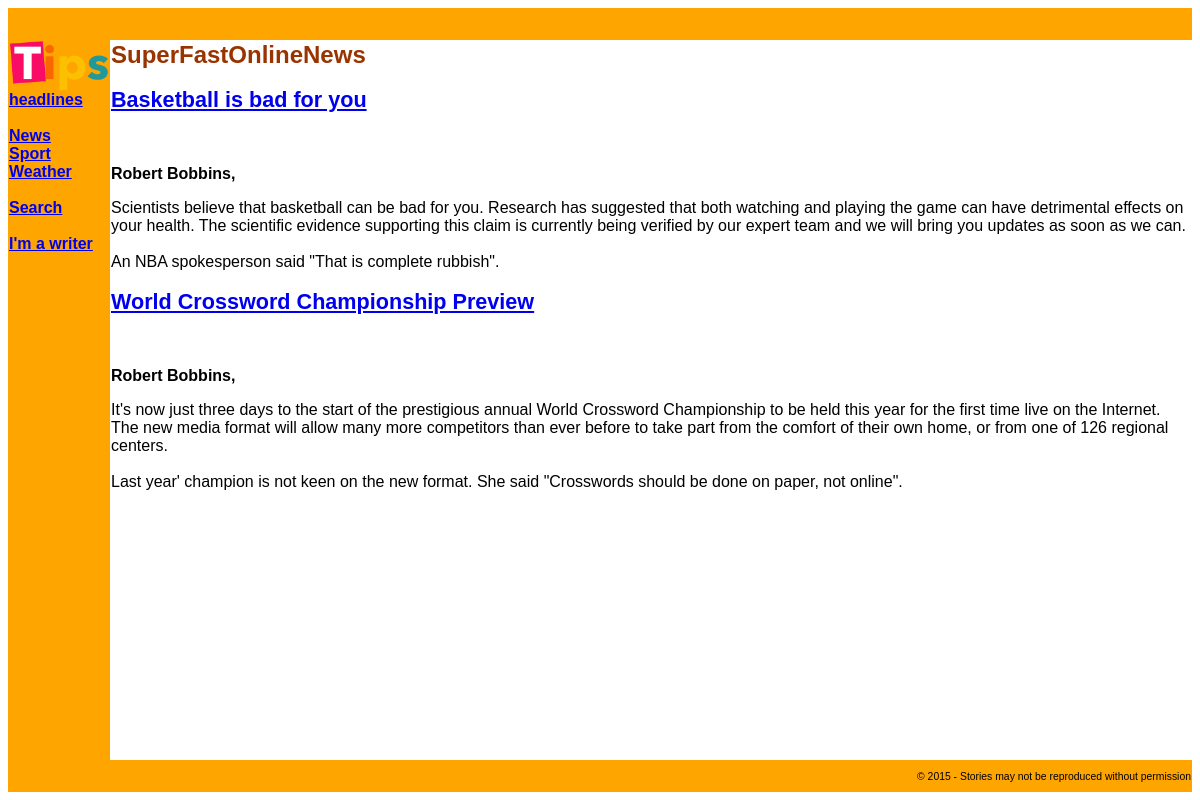
Page /page.php?page=sport on the committed database.
### tables this page shows
create table stories(
	id int not null primary key auto_increment,
	writer varchar(16) not null,
	page varchar(16) not null,
	headline text,
	story_text text, 
    picture text,
	created int,
	modified int,
	published int
	);

create table writers(
	username varchar(16) not null primary key,
	password char(50) not null,
	full_name text
	);

### db_fns.php (called while the page is built, shortened)
<?php
function get_writer_record($username){
	$handle = db_connect();
	$query = "select * from writers where username = '$username'";
	$result = mysqli_query($handle,$query);
	return mysqli_fetch_assoc($result);
}
?>

### page.php (the view, shortened to what this page needs)
<?php
	if(isset($_REQUEST['page']) && $_REQUEST['page']!="")
	{
 		$page = $_REQUEST['page'];
	}
	$story = null;
	include_once('db_fns.php');
	include_once('header.php');
	$handle = db_connect();
	if ($story&& $story!=null) {
		$query = "select * from stories where id = '$story' and
			published is not null";
	}else{
		$query = "select * from stories where page = '$page' and
			published is not null
			order by published desc";
	}
	$result = mysqli_query($handle,$query);
	while ($story = mysqli_fetch_assoc($result)) {
		echo "<h2><a href='tippage.php?story={$story['id']}'> {$story['headline']} </a></h2>";
		$w = get_writer_record($story['writer']);
		echo '<br /><p class="byline">';
		echo $w['full_name'],', ';
		echo '</p>';
		echo $story['story_text'];
	}
	include_once('footer.php');
?>

### header.php (style rules this page uses)
body { text-align: left; font: 80% arial, verdana, sans-serif }
h1,h2,h3 { color: #993300 }
h2 { font-size: 135% }
.byline { text-align: left; font: 100% arial, verdana, sans-serif; font-weight: bold; }

### rows in the picture
stories: headline "Basketball is bad for you", writers.full_name "Robert Bobbins", story_text "Scientists believe that basketball can be bad for you. Research has suggested that both watching and playing the game can have detrimental effects on your health. The scientific evidence supporting this claim is currently being verified by our expert team and we will bring you updates as soon as we can. An NBA spokesperson said \"That is complete rubbish\"."
stories: headline "World Crossword Championship Preview", writers.full_name "Robert Bobbins", story_text "It's now just three days to the start of the prestigious annual World Crossword Championship to be held this year for the first time live on the Internet. The new media format will allow many more competitors than ever before to take part from the comfort of their own home, or from one of 126 regional centers. Last year' champion is not keen on the new format. She said \"Crosswords should be done on paper, not online\"."
